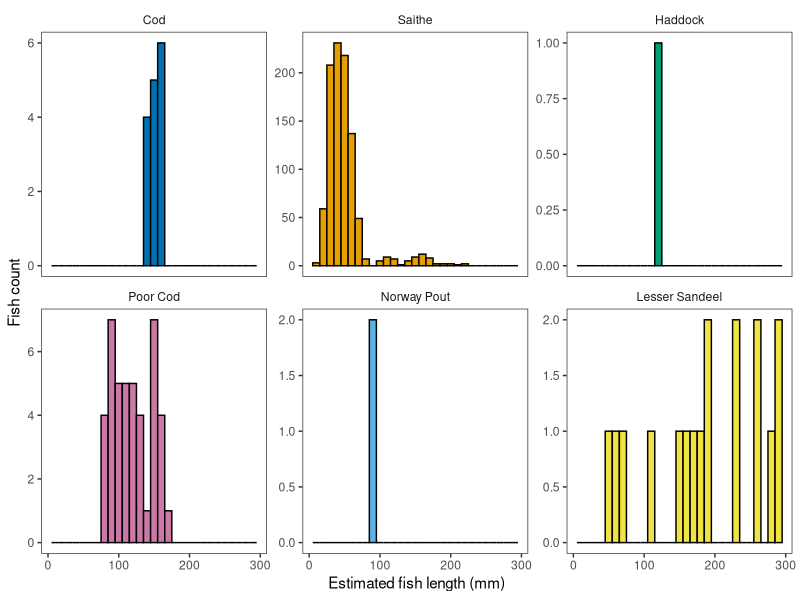
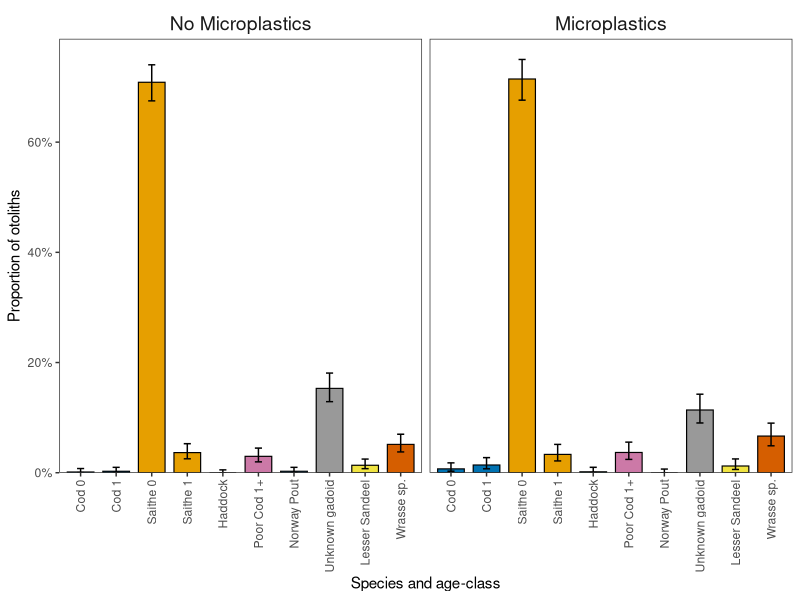
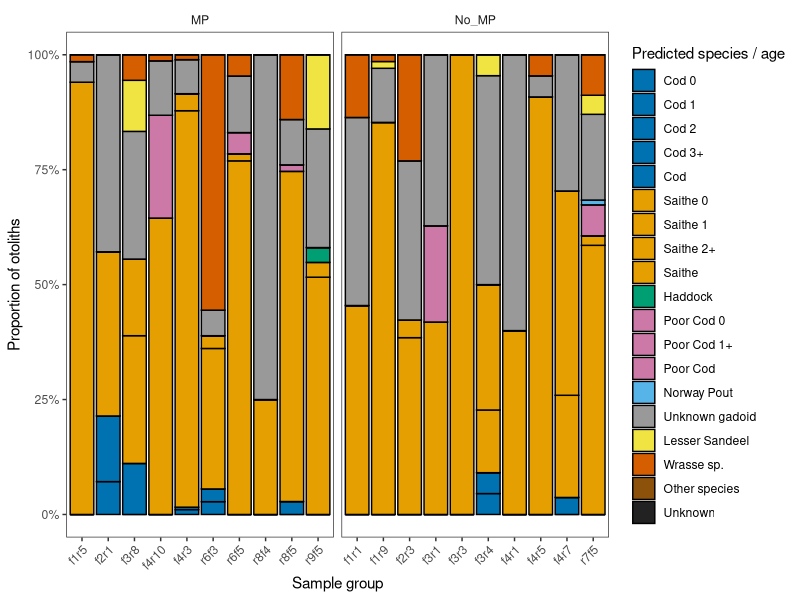
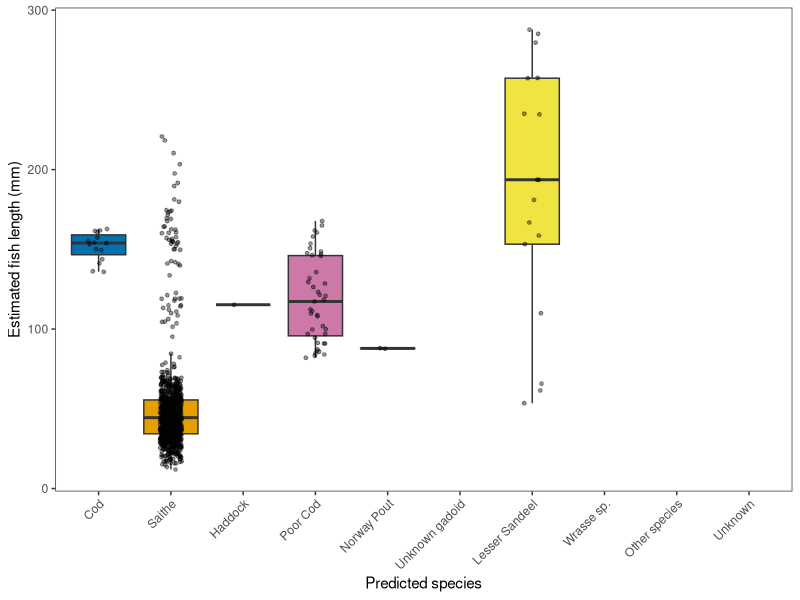

Here is the R script that generated these plots, in order:
# Reconstruct fish sizes and age classes from predicted otolith species

rm(list = ls())

library(tidyverse)
library(here)

# Settings ----------------------------------------------------------------

analysis_seed <- 20261002
set.seed(analysis_seed)

analysis_species_levels <- c(
  "cod",
  "saithe",
  "haddock",
  "poor_cod",
  "norway_pout",
  "gadoids_unknown",
  "lesser_sand_eel",
  "wrasse",
  "other_species",
  "unknown"
)

species_labels <- c(
  "cod" = "Cod",
  "saithe" = "Saithe",
  "haddock" = "Haddock",
  "poor_cod" = "Poor Cod",
  "norway_pout" = "Norway Pout",
  "gadoids_unknown" = "Unknown gadoid",
  "lesser_sand_eel" = "Lesser Sandeel",
  "wrasse" = "Wrasse sp.",
  "other_species" = "Other species",
  "unknown" = "Unknown"
)

species_palette <- c(
  "cod" = "#0072B2",
  "saithe" = "#E69F00",
  "haddock" = "#009E73",
  "poor_cod" = "#CC79A7",
  "norway_pout" = "#56B4E9",
  "gadoids_unknown" = "#999999",
  "lesser_sand_eel" = "#F0E442",
  "wrasse" = "#D55E00",
  "other_species" = "#8C510A",
  "unknown" = "#222222"
)

plot_seed <- analysis_seed

# Explicit species-age order ---------------------------------------------

species_age_levels <- c(
  "cod_0",
  "cod_1",
  "cod_2",
  "cod_3",
  "cod",
  "saithe_0",
  "saithe_1",
  "saithe_2",
  "saithe",
  "haddock",
  "poor_cod_0",
  "poor_cod_1",
  "poor_cod",
  "norway_pout",
  "gadoids_unknown",
  "lesser_sand_eel",
  "wrasse",
  "other_species",
  "unknown"
)

# Read data ---------------------------------------------------------------

fish_data_readin <- read_csv(
  here(
    "outputs",
    "predicted_data.csv"
  ),
  show_col_types = FALSE
)

# Check species -----------------------------------------------------------

unexpected_species <- fish_data_readin %>%
  filter(
    prediction_valid,
    !is.na(predicted_species)
  ) %>%
  distinct(
    predicted_species
  ) %>%
  filter(
    !predicted_species %in%
      analysis_species_levels
  ) %>%
  pull(
    predicted_species
  )

if (length(unexpected_species) > 0) {
  stop(
    "Unexpected predicted species found: ",
    paste(
      unexpected_species,
      collapse = ", "
    )
  )
}

# Reconstruct fish length and age ----------------------------------------

fish_data <- fish_data_readin %>%
  select(
    any_of(
      c(
        "Fish_ID",
        "folder",
        "picname",
        "key",
        "cal"
      )
    ),
    dataset,
    category,
    sample_group,
    OL,
    OW,
    OA,
    OP,
    prediction_valid,
    any_of(
      c(
        "model_predicted_species",
        "uncertain_gadoid",
        "gadoid_probability"
      )
    ),
    predicted_species,
    top_probability,
    second_species,
    second_probability,
    probability_margin
  ) %>%
  mutate(
    species = as.character(
      predicted_species
    ),
    
    FL_mm = case_when(
      species == "cod" ~
        0.41 + OL * 22.44,
      
      species == "poor_cod" &
        OL > 0.5 ~
        -49.9 + 28.091 * OL,
      
      species == "haddock" ~
        8.785 * OL^1.38,
      
      species == "norway_pout" ~
        -42.6 + 29.522 * OL,
      
      species == "saithe" &
        OL < 5.5 ~
        -4.24 + 23.5 * OL,
      
      species == "saithe" &
        OL >= 5.5 ~
        8.97297 * OL^1.53,
      
      species == "lesser_sand_eel" ~
        (
          (18.76 + 45.75 * OL) +
            (-4.024 + 56.84 * OL)
        ) / 2,
      
      TRUE ~
        NA_real_
    ),
    
    age = case_when(
      species == "cod" &
        FL_mm < 150 ~
        0L,
      
      species == "cod" &
        FL_mm < 250 ~
        1L,
      
      species == "cod" &
        FL_mm < 300 ~
        2L,
      
      species == "cod" &
        FL_mm >= 300 ~
        3L,
      
      species == "saithe" &
        FL_mm < 120 ~
        0L,
      
      species == "saithe" &
        FL_mm < 250 ~
        1L,
      
      species == "saithe" &
        FL_mm >= 250 ~
        2L,
      
      species == "poor_cod" &
        FL_mm < 80 ~
        0L,
      
      species == "poor_cod" &
        FL_mm >= 80 ~
        1L,
      
      TRUE ~
        NA_integer_
    ),
    
    species = factor(
      species,
      levels = analysis_species_levels
    ),
    
    age_f = factor(
      age,
      levels = 0:3
    ),
    
    species_age = case_when(
      is.na(species) ~
        NA_character_,
      
      species == "gadoids_unknown" ~
        "gadoids_unknown",
      
      is.na(age) ~
        as.character(species),
      
      TRUE ~
        paste0(
          species,
          "_",
          age
        )
    ),
    
    species_age = factor(
      species_age,
      levels = species_age_levels
    )
  ) %>%
  select(
    -predicted_species
  )

# Summary -----------------------------------------------------------------

length_summary <- fish_data %>%
  group_by(
    species,
    .drop = FALSE
  ) %>%
  summarise(
    n = n(),
    
    n_length_estimated = sum(
      !is.na(FL_mm)
    ),
    
    n_age_estimated = sum(
      !is.na(age)
    ),
    
    mean_FL_mm = mean(
      FL_mm,
      na.rm = TRUE
    ),
    
    min_FL_mm = min(
      FL_mm,
      na.rm = TRUE
    ),
    
    max_FL_mm = max(
      FL_mm,
      na.rm = TRUE
    ),
    
    .groups = "drop"
  ) %>%
  mutate(
    across(
      c(
        mean_FL_mm,
        min_FL_mm,
        max_FL_mm
      ),
      ~ replace(
        .x,
        !is.finite(.x),
        NA_real_
      )
    )
  ) %>%
  arrange(
    species
  )

print(
  length_summary
)

write_csv(
  length_summary,
  here(
    "outputs",
    "fish_length_age_summary.csv"
  )
)

# Unknown gadoid summary --------------------------------------------------

gadoid_unknown_summary <- fish_data %>%
  filter(
    prediction_valid
  ) %>%
  summarise(
    n_total = n(),
    
    n_gadoids_unknown = sum(
      species == "gadoids_unknown",
      na.rm = TRUE
    ),
    
    proportion_gadoids_unknown =
      n_gadoids_unknown /
      n_total
  )

cat(
  "\nUnknown gadoid classifications:\n"
)

print(
  gadoid_unknown_summary
)

write_csv(
  gadoid_unknown_summary,
  here(
    "outputs",
    "gadoids_unknown_summary.csv"
  )
)

# Unknown gadoids by category and sample ---------------------------------

gadoid_unknown_by_sample <- fish_data %>%
  filter(
    prediction_valid,
    species == "gadoids_unknown"
  ) %>%
  count(
    category,
    sample_group,
    name = "n_gadoids_unknown"
  ) %>%
  arrange(
    category,
    sample_group
  )

write_csv(
  gadoid_unknown_by_sample,
  here(
    "outputs",
    "gadoids_unknown_by_sample.csv"
  )
)

# Species-age colors and labels ------------------------------------------

species_age_lookup <- tibble(
  species_age = species_age_levels
) %>%
  mutate(
    species = case_when(
      str_detect(
        species_age,
        "^cod"
      ) ~
        "cod",
      
      str_detect(
        species_age,
        "^saithe"
      ) ~
        "saithe",
      
      str_detect(
        species_age,
        "^haddock"
      ) ~
        "haddock",
      
      str_detect(
        species_age,
        "^poor_cod"
      ) ~
        "poor_cod",
      
      str_detect(
        species_age,
        "^norway_pout"
      ) ~
        "norway_pout",
      
      species_age ==
        "gadoids_unknown" ~
        "gadoids_unknown",
      
      str_detect(
        species_age,
        "^lesser_sand_eel"
      ) ~
        "lesser_sand_eel",
      
      str_detect(
        species_age,
        "^wrasse"
      ) ~
        "wrasse",
      
      species_age ==
        "other_species" ~
        "other_species",
      
      species_age ==
        "unknown" ~
        "unknown"
    ),
    
    age = case_when(
      str_detect(
        species_age,
        "_[0-9]+$"
      ) ~
        as.integer(
          str_extract(
            species_age,
            "[0-9]+$"
          )
        ),
      
      TRUE ~
        NA_integer_
    ),
    
    color = unname(
      species_palette[
        species
      ]
    ),
    
    species_label = recode(
      species,
      !!!species_labels
    ),
    
    age_label = case_when(
      species == "poor_cod" &
        age == 1 ~
        "1+",
      
      species == "saithe" &
        age == 2 ~
        "2+",
      
      species == "cod" &
        age == 3 ~
        "3+",
      
      is.na(age) ~
        NA_character_,
      
      TRUE ~
        as.character(age)
    ),
    
    plot_label = if_else(
      is.na(age),
      species_label,
      paste(
        species_label,
        age_label
      )
    )
  )

species_age_palette <- set_names(
  species_age_lookup$color,
  species_age_lookup$species_age
)

species_age_label_vec <- set_names(
  species_age_lookup$plot_label,
  species_age_lookup$species_age
)

# Species-age count summary -----------------------------------------------

species_age_count_summary <- fish_data %>%
  filter(
    prediction_valid,
    !is.na(species_age)
  ) %>%
  count(
    species_age,
    name = "n_otoliths",
    .drop = FALSE
  ) %>%
  mutate(
    species_age = as.character(
      species_age
    )
  ) %>%
  left_join(
    species_age_lookup %>%
      select(
        species_age,
        species,
        species_label,
        age,
        age_label,
        plot_label
      ),
    by = "species_age"
  ) %>%
  filter(
    n_otoliths > 0
  ) %>%
  mutate(
    species_age = factor(
      species_age,
      levels = species_age_levels
    ),
    age_class = if_else(
      is.na(age_label),
      "Not assigned",
      age_label
    )
  ) %>%
  arrange(
    species_age
  ) %>%
  transmute(
    species = species_label,
    age_class,
    species_age = as.character(
      species_age
    ),
    n_otoliths
  )

cat(
  "\nSpecies-age counts:\n"
)

print(
  species_age_count_summary,
  n = Inf
)

write_csv(
  species_age_count_summary,
  here(
    "outputs",
    "species_age_count_summary.csv"
  )
)

# Length and age histogram ------------------------------------------------

p_age_size_histo <- fish_data %>%
  filter(
    !is.na(FL_mm)
  ) %>%
  ggplot(
    aes(
      x = FL_mm,
      fill = species
    )
  ) +
  geom_histogram(
    binwidth = 10,
    color = "black"
  ) +
  facet_wrap(
    ~species,
    scales = "free_y",
    labeller = as_labeller(
      species_labels
    )
  ) +
  scale_fill_manual(
    values = species_palette,
    breaks = analysis_species_levels,
    labels = species_labels,
    drop = FALSE
  ) +
  labs(
    x = "Estimated fish length (mm)",
    y = "Fish count"
  ) +
  theme_bw() +
  theme(
    legend.position = "none",
    panel.grid = element_blank(),
    strip.background = element_blank()
  )

p_age_size_histo

ggsave(
  here(
    "outputs",
    "age_size_histo.png"
  ),
  p_age_size_histo,
  width = 8,
  height = 4
)

# Pooled species-age proportions and Wilson CI ---------------------------

z <- qnorm(
  0.975
)

species_age_summary <- fish_data %>%
  filter(
    prediction_valid,
    !is.na(species_age),
    !is.na(category)
  ) %>%
  count(
    category,
    species_age,
    name = "n",
    .drop = FALSE
  ) %>%
  complete(
    category,
    species_age = factor(
      species_age_levels,
      levels = species_age_levels
    ),
    fill = list(
      n = 0
    )
  ) %>%
  group_by(
    category
  ) %>%
  mutate(
    N = sum(n),
    
    proportion =
      n / N,
    
    denominator =
      1 +
      z^2 / N,
    
    center =
      (
        proportion +
          z^2 / (2 * N)
      ) /
      denominator,
    
    half_width =
      z *
      sqrt(
        proportion *
          (1 - proportion) /
          N +
          z^2 /
          (4 * N^2)
      ) /
      denominator,
    
    CI_lower = pmax(
      0,
      center -
        half_width
    ),
    
    CI_upper = pmin(
      1,
      center +
        half_width
    )
  ) %>%
  ungroup() %>%
  mutate(
    category = recode(
      category,
      "No_MP" =
        "No Microplastics",
      "MP" =
        "Microplastics"
    ),
    
    category = factor(
      category,
      levels = c(
        "No Microplastics",
        "Microplastics"
      )
    ),
    
    species_age = factor(
      species_age,
      levels = species_age_levels
    )
  ) %>%
  arrange(
    category,
    species_age
  )

write_csv(
  species_age_summary,
  here(
    "outputs",
    "species_age_pooled_summary.csv"
  )
)

# Drop globally empty species-age classes from final figure ---------------

species_age_present <- species_age_summary %>%
  group_by(
    species_age
  ) %>%
  summarise(
    total_n = sum(n),
    .groups = "drop"
  ) %>%
  filter(
    total_n > 0
  ) %>%
  arrange(
    species_age
  ) %>%
  pull(
    species_age
  ) %>%
  as.character()

species_age_plot_data <- species_age_summary %>%
  filter(
    as.character(
      species_age
    ) %in%
      species_age_present
  ) %>%
  mutate(
    species_age = factor(
      as.character(
        species_age
      ),
      levels =
        species_age_present
    )
  )

# Final species-age figure ------------------------------------------------

p_species_age <- ggplot(
  species_age_plot_data,
  aes(
    x = species_age,
    y = proportion,
    fill = species_age
  )
) +
  geom_col(
    width = 0.75,
    color = "black",
    linewidth = 0.4
  ) +
  geom_errorbar(
    aes(
      ymin = CI_lower,
      ymax = CI_upper
    ),
    width = 0.2,
    linewidth = 0.5
  ) +
  facet_grid(
    . ~ category
  ) +
  scale_fill_manual(
    values =
      species_age_palette[
        species_age_present
      ],
    breaks =
      species_age_present,
    labels =
      species_age_label_vec[
        species_age_present
      ],
    drop = TRUE
  ) +
  scale_x_discrete(
    limits =
      species_age_present,
    labels =
      species_age_label_vec[
        species_age_present
      ],
    drop = TRUE
  ) +
  scale_y_continuous(
    labels = scales::percent,
    expand = expansion(
      mult = c(
        0,
        0.05
      )
    )
  ) +
  labs(
    x = "Species and age-class",
    y = "Proportion of otoliths"
  ) +
  theme_bw() +
  theme(
    legend.position = "none",
    panel.grid = element_blank(),
    strip.background = element_blank(),
    strip.text = element_text(
      size = 14
    ),
    axis.text.x = element_text(
      angle = 90,
      vjust = 0.5,
      hjust = 1
    )
  )

p_species_age

ggsave(
  here(
    "outputs",
    "species_age_pooled_proportion.png"
  ),
  p_species_age,
  width = 10,
  height = 6
)

# Species-age composition by sample --------------------------------------

sample_group_age_data <- fish_data %>%
  filter(
    prediction_valid,
    !is.na(species_age)
  ) %>%
  count(
    category,
    sample_group,
    species_age,
    name = "n",
    .drop = FALSE
  ) %>%
  group_by(
    category,
    sample_group
  ) %>%
  mutate(
    proportion =
      n / sum(n)
  ) %>%
  ungroup() %>%
  mutate(
    species_age = factor(
      species_age,
      levels = species_age_levels
    )
  )

p_predict_bar_group_age <- ggplot(
  sample_group_age_data,
  aes(
    x = sample_group,
    y = proportion,
    fill = species_age
  )
) +
  geom_col(
    color = "black",
    position = position_stack(
      reverse = TRUE
    )
  ) +
  facet_grid(
    cols = vars(
      category
    ),
    scales = "free_x",
    space = "free_x"
  ) +
  scale_fill_manual(
    values = species_age_palette,
    breaks = species_age_levels,
    labels = species_age_label_vec,
    name = "Predicted species / age",
    drop = TRUE
  ) +
  scale_y_continuous(
    labels = scales::percent
  ) +
  labs(
    x = "Sample group",
    y = "Proportion of otoliths"
  ) +
  theme_bw() +
  theme(
    panel.grid = element_blank(),
    strip.background = element_blank(),
    axis.text.x = element_text(
      angle = 45,
      hjust = 1
    )
  )

p_predict_bar_group_age

ggsave(
  here(
    "outputs",
    "p_predict_bar_group_age.png"
  ),
  p_predict_bar_group_age,
  width = 9,
  height = 4
)

# Length by predicted species --------------------------------------------

p_length_species <- fish_data %>%
  filter(
    !is.na(FL_mm)
  ) %>%
  ggplot(
    aes(
      x = species,
      y = FL_mm,
      fill = species
    )
  ) +
  geom_boxplot(
    outlier.shape = NA
  ) +
  geom_jitter(
    position = position_jitter(
      width = 0.15,
      seed = plot_seed
    ),
    alpha = 0.4,
    size = 1
  ) +
  scale_fill_manual(
    values = species_palette,
    breaks = analysis_species_levels,
    labels = species_labels,
    drop = FALSE
  ) +
  scale_x_discrete(
    limits = analysis_species_levels,
    labels = species_labels,
    drop = TRUE
  ) +
  labs(
    x = "Predicted species",
    y = "Estimated fish length (mm)"
  ) +
  theme_bw() +
  theme(
    legend.position = "none",
    panel.grid = element_blank(),
    axis.text.x = element_text(
      angle = 45,
      hjust = 1
    )
  )

p_length_species

ggsave(
  here(
    "outputs",
    "fish_length_by_species.png"
  ),
  p_length_species,
  width = 8,
  height = 5
)

# Export ------------------------------------------------------------------

write_csv(
  fish_data,
  here(
    "outputs",
    "fish_data.csv"
  )
)
